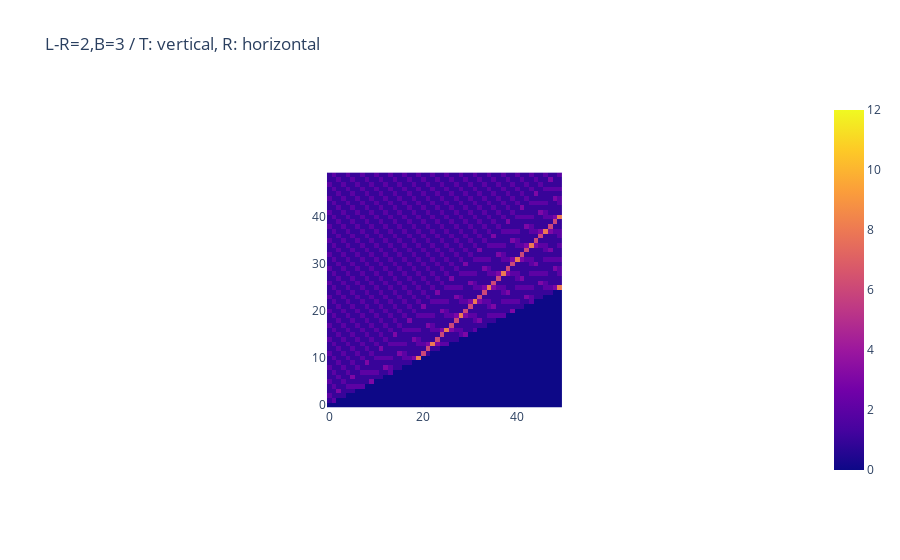

The notebook cell saved with this chart:
### Code cell
f, b = 2, 3
shift = max(0, f - b)
size = 50
# ---
df = pd.read_csv(f"data/fix_L-R_B/L-R={f}_B={b}_100x100.csv")
px.imshow(
    df.values[:size, shift : shift + size],
    origin="lower",
    zmin=0,
    zmax=12,
    aspect="equal",
    title=f"L-R={f},B={b} / T: vertical, R: horizontal",
).show()

# ---
dftp = np.transpose(df.values)
tamed_matrix = []
for r in range(size):
    seq = []
    s = (b + r - f) + 1  # int((b+r-f)/2)+(b+r-f)%2  #
    for i in range(size):
        try:
            seq += [dftp[shift + r][s + i]]
        except:
            seq += [0]
    tamed_matrix += [seq]
tamed_matrix = np.transpose(tamed_matrix)
px.imshow(tamed_matrix, origin="lower", zmin=0, zmax=12).show()

# ---
fig = px.imshow(
    tamed_matrix[: 2 * f - 1, shift : (shift + b)],
    origin="lower",
    zmin=0,
    aspect="equal",
    zmax=12,
)
fig.show()

### Figure 1 — Plotly figure (JSON) as saved in the notebook; plotly's stock layout.template omitted (floating-point values rounded to 4 significant figures; data arrays with more than 128 entries replaced by an {"elided": "..."} marker saying what was removed)
{"data": [{"coloraxis": "coloraxis", "hovertemplate": "x: %{x}<br>y: %{y}<br>color: %{z}<extra></extra>", "name": "0", "type": "heatmap", "xaxis": "x", "yaxis": "y", "z": {"elided": "50x50 int values"}}], "layout": {"autosize": true, "coloraxis": {"cmax": 12, "cmin": 0, "colorscale": [[0, "#0d0887"], [0.1111, "#46039f"], [0.2222, "#7201a8"], [0.3333, "#9c179e"], [0.4444, "#bd3786"], [0.5556, "#d8576b"], [0.6667, "#ed7953"], [0.7778, "#fb9f3a"], [0.8889, "#fdca26"], [1, "#f0f921"]]}, "title": {"text": "L-R=2,B=3 / T: vertical, R: horizontal"}, "xaxis": {"anchor": "y", "autorange": true, "constrain": "domain", "domain": [0.3387, 0.6613], "range": [-0.5, 49.5], "scaleanchor": "y"}, "yaxis": {"anchor": "x", "autorange": true, "constrain": "domain", "domain": [0, 1], "range": [-0.5, 49.5]}}}
